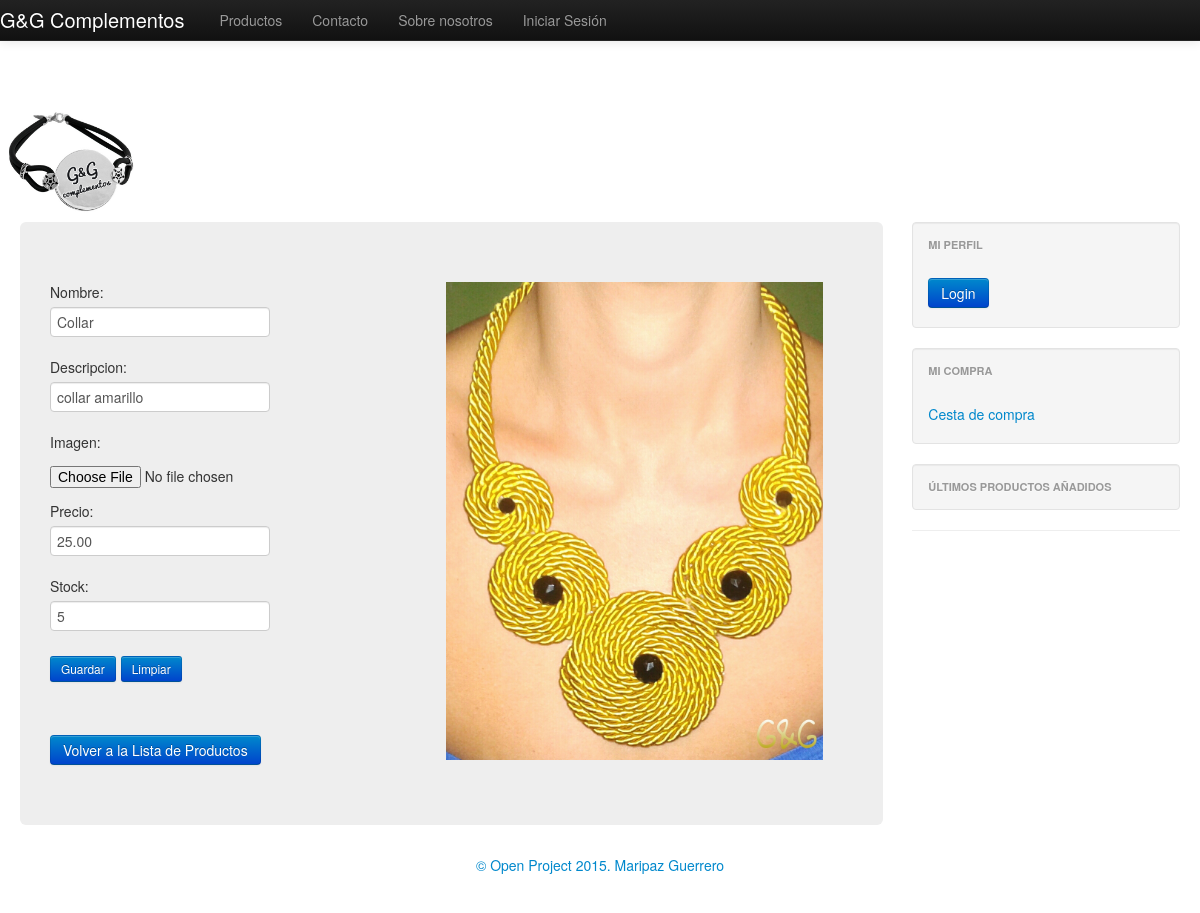
/edit/producto/5/, run on an earlier commit of the app's database.
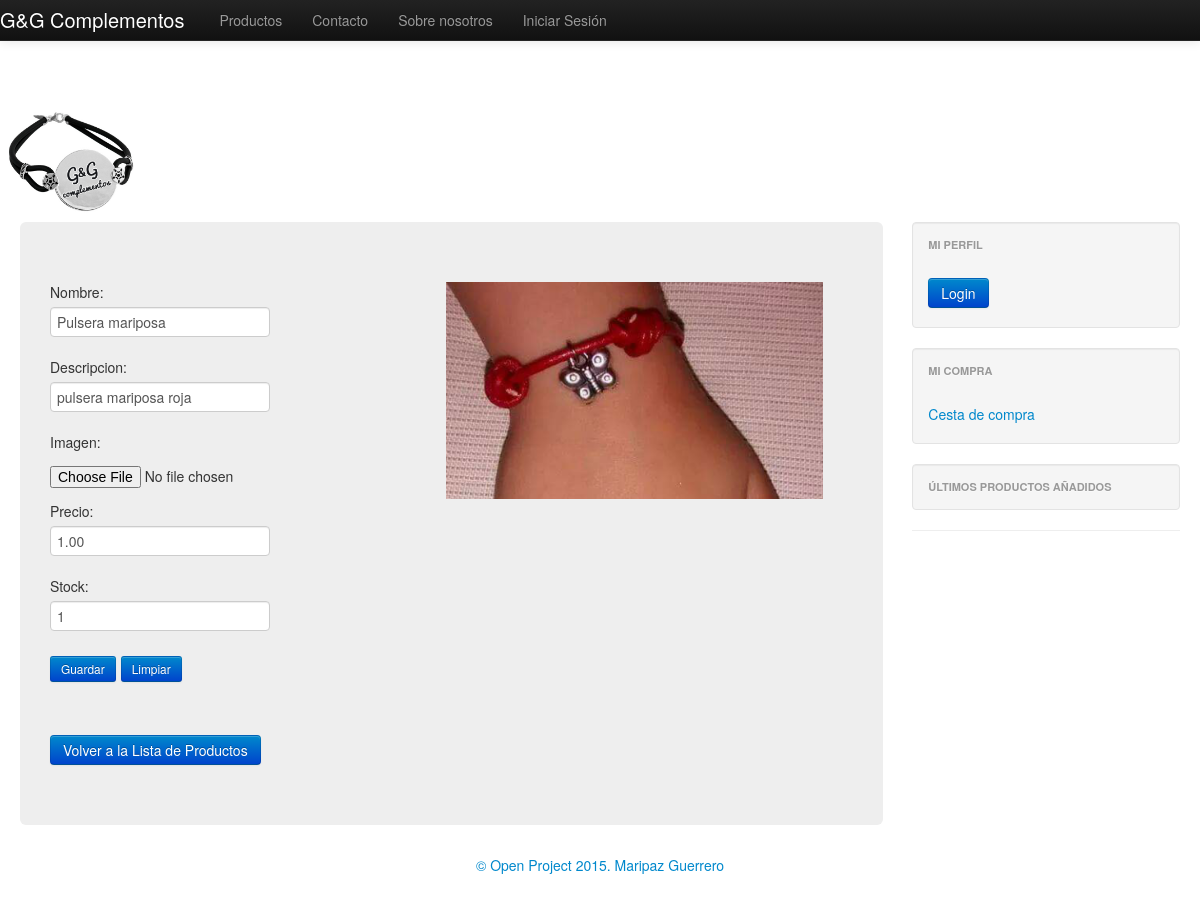
And on a later commit of the database.
### complementos/apps/ventas/models.py (models this page shows, shortened)
class producto(models.Model):
	def url(self,filename):
		ruta = "MultimediaData/Producto/%s/%s"%(self.nombre,str(filename))
		return ruta
	def foto(self):
		return '<a href="/media/%s"><img src="/media/%s" width=50px heigth=50px/></a>'%(self.imagen,self.imagen)
	foto.allow_tags = True
	nombre		= models.CharField(max_length=100)
	descripcion	= models.TextField(max_length=300)
	status		= models.BooleanField(default=True)
	precio		= models.DecimalField(max_digits=6,decimal_places=2)
	stock		= models.IntegerField()
	imagen		= models.ImageField(upload_to=url)

### complementos/apps/ventas/views.py (the view, shortened to what this page needs)
# urls.py: url(r'^edit/producto/(?P<id_prod>.*)/$','edit_product_view',name= "vista_editar_producto"),
def edit_product_view(request,id_prod):
	info = ""
	p = producto.objects.get(id=id_prod)
	if request.method == "GET":
		form = addProductForm(initial={
				'nombre':p.nombre,
				'descripcion':p.descripcion,
				'precio':p.precio,
				'stock':p.stock,
			})
	ctx = {'form':form,'info':info,'producto':p}
	return render_to_response('ventas/editProducto.html',ctx,context_instance=RequestContext(request))

### complementos/apps/ventas/forms.py (shortened to what this page needs)
class addProductForm(forms.Form):
	nombre 		= forms.CharField(widget=forms.TextInput())
	descripcion 	= forms.CharField(widget=forms.TextInput())
	imagen		= forms.ImageField(required=False)
	precio		= forms.DecimalField(required=True)
	stock		= forms.IntegerField(required=True)

### complementos/templates/ventas/editProducto.html (shortened to what this page needs)
{% extends 'base.html' %}
{% block content %}
<div class="row">
<div class="span6">
<form action="." method="POST" enctype="multipart/form-data">
{{form.as_p}}
<button type="submit" class="btn btn-small btn-primary">Guardar</button>
<button type="reset" class="btn btn-small btn-primary">Limpiar</button>
</form>
<br>
<a class="btn btn-primary" href="javascript:window.history.go(-1);"> Volver a la Lista de Productos </a>
</div>
<div class="span6">
<img src="/media/{{ producto.imagen }}"/>
</div>
</div>
{% endblock %}

### complementos/templates/base.html (shortened to what this page needs)
<!DOCTYPE html>
<html lang="es">
 <head>
	<link href="/media/bootstrap/css/bootstrap.css" rel="stylesheet">
	 <link href="/media/bootstrap/css/bootstrap-responsive.css" rel="stylesheet">
	</head>
<br><br>
        <img src="/media/images/logo.jpg" width="140px" height="120px" border="4"/>
<body>
	<div class="navbar navbar-inverse navbar-fixed-top">
		<div class = "navbar-inner">
			<a class="brand" href="{% url "vista_principal" %}"> G&G Complementos</a>
			<ul class="nav">
				<li><a href="/productos/page/1/">Productos</a></li>
                		<li><a href="{% url "vista_contacto" %}">Contacto</a></li>
		                <li><a href="{% url "vista_about" %}">Sobre nosotros</a></li>
				{% if user.is_authenticated %}
               			<li><a href="{% url "vista_logout" %}"> Cerrar Sesión</a></li>
                		{% else %}
                		<li><a href="{% url "vista_login" %}"> Iniciar Sesión</a></li>
                		{% endif %}
			</ul>
     </div>
   </div>
       <div class="container-fluid">
       <div class="row-fluid">
       <div class="span9">
       <div class="hero-unit">
         {% block content %}
         {% endblock%}
       </div>
      </div>
    <div class="span3">
   <div class="well sidebar-nav">
   <ul class="nav nav-list">
    <li class="nav-header">Mi perfil</li>
    <br><p align="justify">
     {% if user.is_authenticated %}
      <p>Bienvenido {{ user }} </p>
      {% if user.get_profile.photo %}
      <img src="/media/{{ user.get_profile.photo}}" width="50px" heigth="50px"/>
      {% endif %}
     {% else %}
      <a href="/login/" class="btn btn-primary">Login<a>
     {% endif %}
     </p>
     </ul>
     </div>
     <div class="well sidebar-nav">
       <ul class="nav nav-list">
   <li class="nav-header">Mi compra</li>
   <br><p align="justify">
     Cesta de compra
   </p>
   </ul>
   </div>
   <div class="well sidebar-nav">
   <ul class="nav nav-list" id="ProductosNuevos">
   <li class="nav-header">Últimos productos añadidos</li>
   </ul>
   </div>
   <hr>
   </div>
   </div>
	<center><p>&copy Open Project 2015. Maripaz Guerrero</p></center>
</BODY>
</HTML>

### complementos/templates/base.html (style rules this page uses)
body { padding-top: 50px; padding-bottom: 40px; }
.sidebar-nav { padding: 9px 0; }

What changed in the data, as far as the page shows it:
changed producto: nombre "Collar" → "Pulsera mariposa"; descripcion "collar amarillo" → "pulsera mariposa roja"; precio "25.00" → "1.00"; stock "5" → "1"; imagen: a different picture
